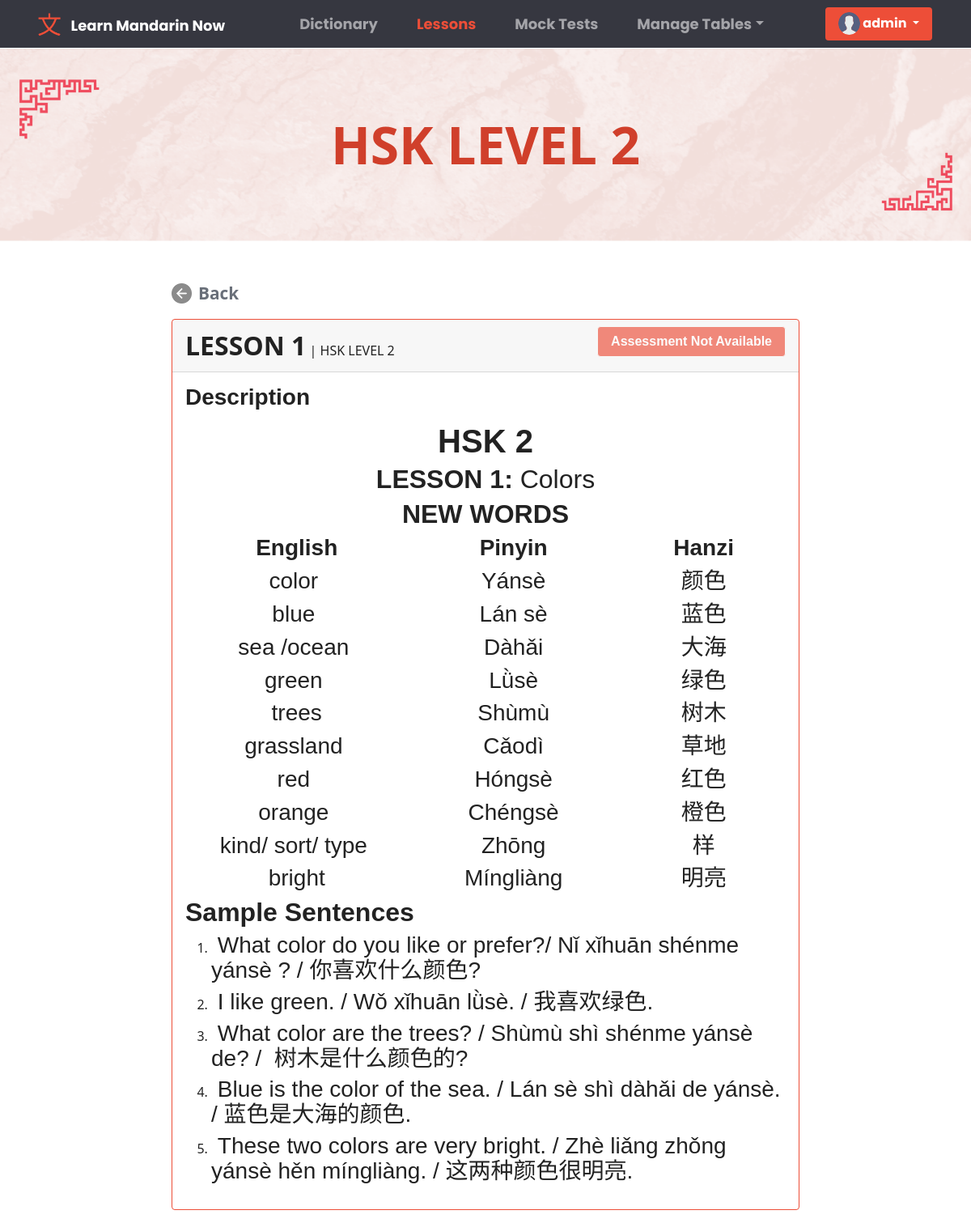
The page /lessons/9/ (signed in) on the database as committed earlier.
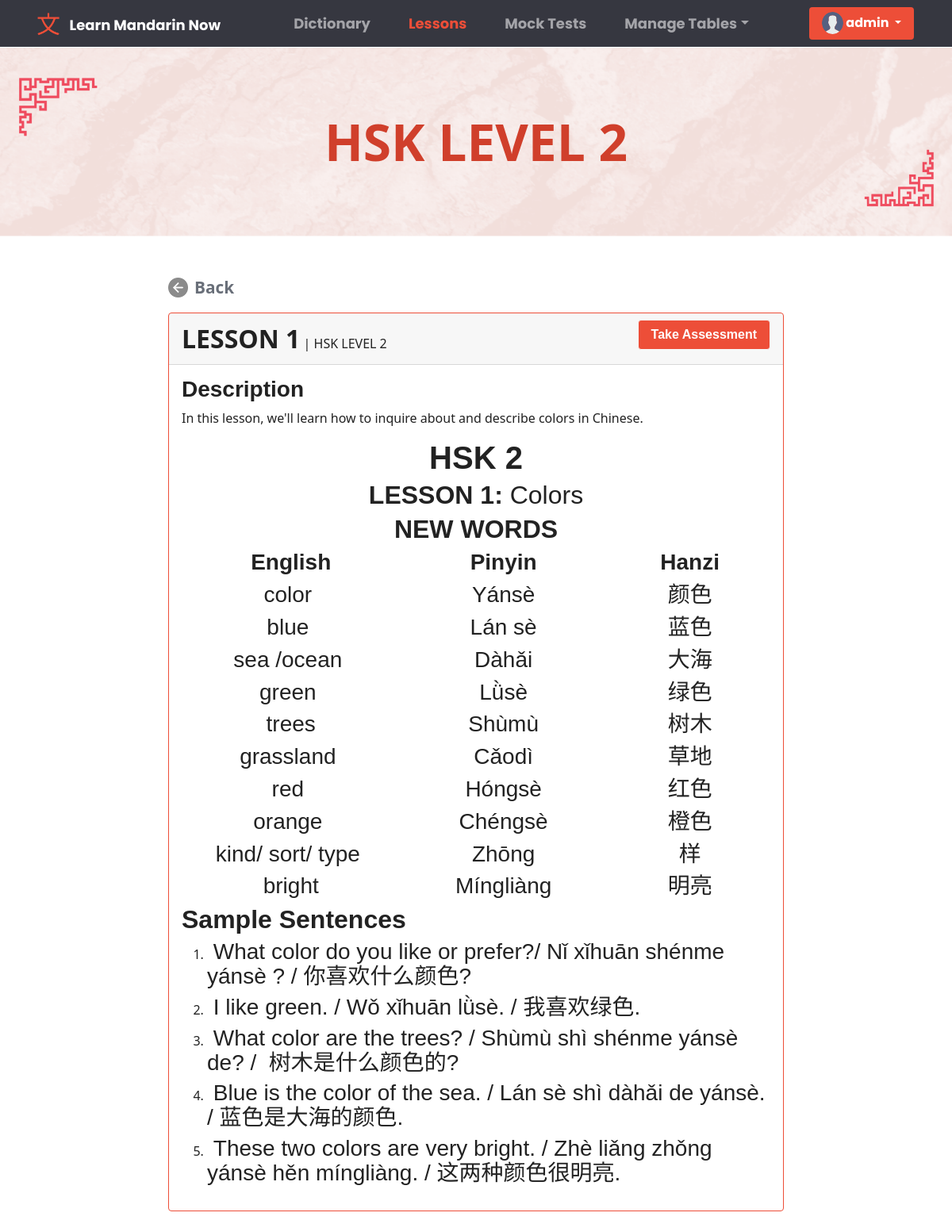
The same page on the database as committed later.
### base/models.py (models this page shows, shortened)
class Lesson(models.Model):
    title = models.CharField(max_length=200, null=True)
    description = models.TextField(null=True, blank=True)
    hsklevel = models.ForeignKey(HskLevel, on_delete=models.SET_NULL, null=True, verbose_name = "HSK Level")
    content = models.TextField(null=True, blank=True)
    is_publish = models.BooleanField(default=False, verbose_name="Publish")
    updated = models.DateTimeField(auto_now=True)
    created = models.DateTimeField(auto_now_add=True)
    class Meta:
        ordering = ['-updated', '-created']

class HskLevel(models.Model):
    level = models.CharField(max_length=200)
    def __str__(self):
        return self.level
    class Meta:
        ordering = ['level']

### base/views.py (the view, shortened to what this page needs)
# urls.py: path('lessons/<str:pk>/', views.LessonsDetails, name = 'lessons-details'),
@login_required(login_url='anonymous')
def LessonsDetails(request, pk):
    lesson = Lesson.objects.get(id=pk)
    try:
        quiz = Quiz.objects.get(id=lesson.quiz.id)
    except:
        quiz = None
    context = {
    'lesson' : lesson,
    'quiz' : quiz,
    }
    return render(request, 'lesson_details.html',context)

### templates/lesson_details.html (shortened to what this page needs)
{% extends 'main.html' %} {% block content%} {% load static %}
<link rel="stylesheet" href="{% static 'css/lesson_details.css' %}">
<link rel="stylesheet" href="{% static 'css/dictionaryAdd_Edit.css' %}" />
<div class="container-fluid">
  <div class="row mb-5" id="dictionary_header1">
    <p class="lesson_Text_header">{{lesson.hsklevel}}</p>
  </div>
  <div class="row justify-content-center">
    <div class="col col-lg-8">
      <a href="{%url 'lessons'%}" id="back_btn">
        <img src="{% static 'images/back_icon.png' %}" class="navbar_mini_icon">
        Back
      </a>
      <div class="card border-primary mb-3" id="lessonBox">
        <div class="card-header">
          <strong style="font-size: xx-large">{{lesson.title}}</strong> |
          <span class="text-uppercase">{{lesson.hsklevel}}</span>
          {% if quiz is None %}
          <button style="float: right;" class="btn btn-primary border border-light rounded disabled">Assessment Not Available</button>
          {% else %}
          <button style="float: right;" class="btn btn-primary border border-light rounded" id="takeQuizBtn">Take Assessment</button>
          {% endif %}
        </div>
        <div class="card-body">
          <h3 class="card-title">Description</h3>
          <p class="card-text">{{lesson.description}}</p>
          <div class="content">{{lesson.content | safe }}</div>
        </div>
      </div>
    </div>
  </div>
</div>
{% endblock content %}

Rows that differ between the two databases and show on the page:
changed Lesson "LESSON 1": description (not shown) → "In this lesson, we'll learn how to inquire about and describe colors in Chinese."
Other text that changed with them:
text no longer shown: "Assessment Not Available"
text now shown: "Take Assessment"
